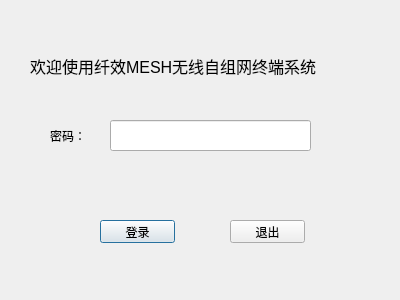
<?xml version="1.0" encoding="UTF-8"?>
<ui version="4.0">
 <class>LoginDialog</class>
 <widget class="QDialog" name="LoginDialog">
  <property name="geometry">
   <rect>
    <x>0</x>
    <y>0</y>
    <width>400</width>
    <height>300</height>
   </rect>
  </property>
  <property name="windowTitle">
   <string>Dialog</string>
  </property>
  <widget class="QLabel" name="label">
   <property name="geometry">
    <rect>
     <x>30</x>
     <y>40</y>
     <width>351</width>
     <height>51</height>
    </rect>
   </property>
   <property name="font">
    <font>
     <pointsize>12</pointsize>
    </font>
   </property>
   <property name="text">
    <string>欢迎使用纤效MESH无线自组网终端系统</string>
   </property>
  </widget>
  <widget class="QLabel" name="label_2">
   <property name="geometry">
    <rect>
     <x>50</x>
     <y>120</y>
     <width>54</width>
     <height>31</height>
    </rect>
   </property>
   <property name="text">
    <string>密码：</string>
   </property>
  </widget>
  <widget class="QPushButton" name="loginBtn">
   <property name="geometry">
    <rect>
     <x>100</x>
     <y>220</y>
     <width>75</width>
     <height>23</height>
    </rect>
   </property>
   <property name="text">
    <string>登录</string>
   </property>
  </widget>
  <widget class="QPushButton" name="quitBtn">
   <property name="geometry">
    <rect>
     <x>230</x>
     <y>220</y>
     <width>75</width>
     <height>23</height>
    </rect>
   </property>
   <property name="text">
    <string>退出</string>
   </property>
  </widget>
  <widget class="QLineEdit" name="pwdLineEdit">
   <property name="geometry">
    <rect>
     <x>110</x>
     <y>120</y>
     <width>201</width>
     <height>31</height>
    </rect>
   </property>
   <property name="echoMode">
    <enum>QLineEdit::Password</enum>
   </property>
  </widget>
 </widget>
 <resources/>
 <connections/>
</ui>
